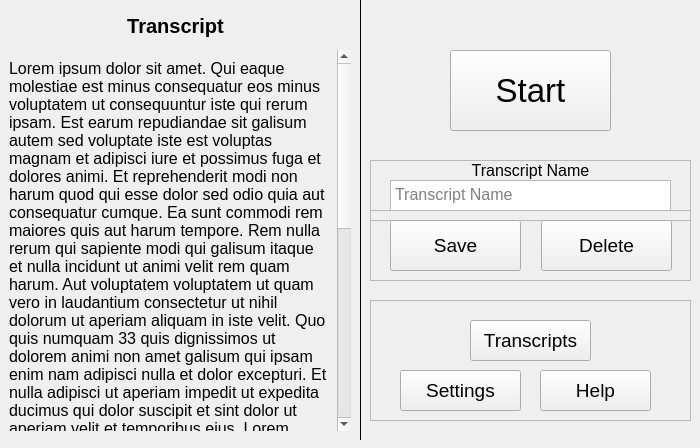
<?xml version="1.0" encoding="UTF-8"?>
<ui version="4.0">
 <class>ControlWindow</class>
 <widget class="QMainWindow" name="ControlWindow">
  <property name="geometry">
   <rect>
    <x>0</x>
    <y>0</y>
    <width>700</width>
    <height>448</height>
   </rect>
  </property>
  <property name="minimumSize">
   <size>
    <width>700</width>
    <height>448</height>
   </size>
  </property>
  <property name="maximumSize">
   <size>
    <width>700</width>
    <height>448</height>
   </size>
  </property>
  <property name="windowTitle">
   <string>MainWindow</string>
  </property>
  <property name="windowIcon">
   <iconset>
    <normaloff>../Resources/Logo.jpeg</normaloff>../Resources/Logo.jpeg</iconset>
  </property>
  <widget class="QWidget" name="centralwidget">
   <widget class="QFrame" name="Line">
    <property name="geometry">
     <rect>
      <x>350</x>
      <y>-1</y>
      <width>20</width>
      <height>441</height>
     </rect>
    </property>
    <property name="frameShape">
     <enum>QFrame::VLine</enum>
    </property>
    <property name="frameShadow">
     <enum>QFrame::Plain</enum>
    </property>
    <property name="lineWidth">
     <number>1</number>
    </property>
   </widget>
   <widget class="QScrollArea" name="scrollArea">
    <property name="geometry">
     <rect>
      <x>0</x>
      <y>50</y>
      <width>351</width>
      <height>381</height>
     </rect>
    </property>
    <property name="frameShape">
     <enum>QFrame::NoFrame</enum>
    </property>
    <property name="widgetResizable">
     <bool>true</bool>
    </property>
    <widget class="QWidget" name="scrollAreaWidgetContents">
     <property name="geometry">
      <rect>
       <x>0</x>
       <y>-131</y>
       <width>334</width>
       <height>878</height>
      </rect>
     </property>
     <layout class="QVBoxLayout" name="verticalLayout">
      <item>
       <widget class="QLabel" name="TranscriptLabel">
        <property name="font">
         <font>
          <pointsize>12</pointsize>
         </font>
        </property>
        <property name="text">
         <string>&lt;html&gt;&lt;head/&gt;&lt;body&gt;&lt;p&gt;Lorem ipsum dolor sit amet. Qui eaque molestiae est minus consequatur eos minus voluptatem ut consequuntur iste qui rerum ipsam. Est earum repudiandae sit galisum autem sed voluptate iste est voluptas magnam et adipisci iure et possimus fuga et dolores animi. Et reprehenderit modi non harum quod qui esse dolor sed odio quia aut consequatur cumque. Ea sunt commodi rem maiores quis aut harum tempore. Rem nulla rerum qui sapiente modi qui galisum itaque et nulla incidunt ut animi velit rem quam harum. Aut voluptatem voluptatem ut quam vero in laudantium consectetur ut nihil dolorum ut aperiam aliquam in iste velit. Quo quis numquam 33 quis dignissimos ut dolorem animi non amet galisum qui ipsam enim nam adipisci nulla et dolor excepturi. Et nulla adipisci ut aperiam impedit ut expedita ducimus qui dolor suscipit et sint dolor ut aperiam velit et temporibus eius. Lorem ipsum dolor sit amet. Qui eaque molestiae est minus consequatur eos minus voluptatem ut consequuntur iste qui rerum ipsam. Est earum repudiandae sit galisum autem sed voluptate iste est voluptas magnam et adipisci iure et possimus fuga et dolores animi. Et reprehenderit modi non harum quod qui esse dolor sed odio quia aut consequatur cumque. &lt;/p&gt;&lt;p&gt;Ea sunt commodi rem maiores quis aut harum tempore. Rem nulla rerum qui sapiente modi qui galisum itaque et nulla incidunt ut animi velit rem quam harum. &lt;/p&gt;&lt;p&gt;Aut voluptatem voluptatem ut quam vero in laudantium consectetur ut nihil dolorum ut aperiam aliquam in iste velit. Quo quis numquam 33 quis dignissimos ut dolorem animi non amet galisum qui ipsam enim nam adipisci nulla et dolor excepturi. Et nulla adipisci ut aperiam impedit ut expedita ducimus qui dolor suscipit et sint dolor ut aperiam velit et temporibus eius. &lt;/p&gt;&lt;/body&gt;&lt;/html&gt;</string>
        </property>
        <property name="alignment">
         <set>Qt::AlignLeading|Qt::AlignLeft|Qt::AlignTop</set>
        </property>
        <property name="wordWrap">
         <bool>true</bool>
        </property>
       </widget>
      </item>
     </layout>
    </widget>
   </widget>
   <widget class="QPushButton" name="StartButton">
    <property name="geometry">
     <rect>
      <x>450</x>
      <y>50</y>
      <width>161</width>
      <height>81</height>
     </rect>
    </property>
    <property name="font">
     <font>
      <pointsize>25</pointsize>
     </font>
    </property>
    <property name="text">
     <string>Start</string>
    </property>
   </widget>
   <widget class="QFrame" name="NamingFrame">
    <property name="geometry">
     <rect>
      <x>370</x>
      <y>160</y>
      <width>321</width>
      <height>61</height>
     </rect>
    </property>
    <property name="frameShape">
     <enum>QFrame::StyledPanel</enum>
    </property>
    <property name="frameShadow">
     <enum>QFrame::Raised</enum>
    </property>
    <widget class="QTextEdit" name="NameInput">
     <property name="geometry">
      <rect>
       <x>20</x>
       <y>20</y>
       <width>281</width>
       <height>31</height>
      </rect>
     </property>
     <property name="font">
      <font>
       <pointsize>12</pointsize>
      </font>
     </property>
     <property name="html">
      <string>&lt;!DOCTYPE HTML PUBLIC &quot;-//W3C//DTD HTML 4.0//EN&quot; &quot;http://www.w3.org/TR/REC-html40/strict.dtd&quot;&gt;
&lt;html&gt;&lt;head&gt;&lt;meta name=&quot;qrichtext&quot; content=&quot;1&quot; /&gt;&lt;style type=&quot;text/css&quot;&gt;
p, li { white-space: pre-wrap; }
&lt;/style&gt;&lt;/head&gt;&lt;body style=&quot; font-family:'MS Shell Dlg 2'; font-size:12pt; font-weight:400; font-style:normal;&quot;&gt;
&lt;p style=&quot;-qt-paragraph-type:empty; margin-top:0px; margin-bottom:0px; margin-left:0px; margin-right:0px; -qt-block-indent:0; text-indent:0px;&quot;&gt;&lt;br /&gt;&lt;/p&gt;&lt;/body&gt;&lt;/html&gt;</string>
     </property>
     <property name="placeholderText">
      <string>Transcript Name</string>
     </property>
    </widget>
    <widget class="QLabel" name="NameLabel">
     <property name="geometry">
      <rect>
       <x>90</x>
       <y>0</y>
       <width>141</width>
       <height>21</height>
      </rect>
     </property>
     <property name="font">
      <font>
       <pointsize>12</pointsize>
      </font>
     </property>
     <property name="text">
      <string>Transcript Name</string>
     </property>
     <property name="alignment">
      <set>Qt::AlignCenter</set>
     </property>
    </widget>
   </widget>
   <widget class="QFrame" name="SavingFrame">
    <property name="geometry">
     <rect>
      <x>370</x>
      <y>210</y>
      <width>321</width>
      <height>71</height>
     </rect>
    </property>
    <property name="frameShape">
     <enum>QFrame::StyledPanel</enum>
    </property>
    <property name="frameShadow">
     <enum>QFrame::Raised</enum>
    </property>
    <widget class="QPushButton" name="SaveButton">
     <property name="geometry">
      <rect>
       <x>20</x>
       <y>10</y>
       <width>131</width>
       <height>51</height>
      </rect>
     </property>
     <property name="font">
      <font>
       <pointsize>14</pointsize>
      </font>
     </property>
     <property name="text">
      <string>Save</string>
     </property>
    </widget>
    <widget class="QPushButton" name="DeleteButton">
     <property name="geometry">
      <rect>
       <x>171</x>
       <y>10</y>
       <width>131</width>
       <height>51</height>
      </rect>
     </property>
     <property name="font">
      <font>
       <pointsize>14</pointsize>
      </font>
     </property>
     <property name="text">
      <string>Delete</string>
     </property>
    </widget>
   </widget>
   <widget class="QLabel" name="TranscriptTitle">
    <property name="geometry">
     <rect>
      <x>0</x>
      <y>10</y>
      <width>351</width>
      <height>31</height>
     </rect>
    </property>
    <property name="font">
     <font>
      <pointsize>15</pointsize>
      <weight>75</weight>
      <bold>true</bold>
     </font>
    </property>
    <property name="text">
     <string>Transcript</string>
    </property>
    <property name="alignment">
     <set>Qt::AlignCenter</set>
    </property>
   </widget>
   <widget class="QFrame" name="NavigationFrame">
    <property name="geometry">
     <rect>
      <x>370</x>
      <y>300</y>
      <width>321</width>
      <height>121</height>
     </rect>
    </property>
    <property name="frameShape">
     <enum>QFrame::StyledPanel</enum>
    </property>
    <property name="frameShadow">
     <enum>QFrame::Raised</enum>
    </property>
    <widget class="QPushButton" name="SettingsButton">
     <property name="geometry">
      <rect>
       <x>30</x>
       <y>70</y>
       <width>121</width>
       <height>41</height>
      </rect>
     </property>
     <property name="font">
      <font>
       <pointsize>14</pointsize>
      </font>
     </property>
     <property name="text">
      <string>Settings</string>
     </property>
    </widget>
    <widget class="QPushButton" name="HelpButton">
     <property name="geometry">
      <rect>
       <x>170</x>
       <y>70</y>
       <width>111</width>
       <height>41</height>
      </rect>
     </property>
     <property name="font">
      <font>
       <pointsize>14</pointsize>
      </font>
     </property>
     <property name="text">
      <string>Help</string>
     </property>
    </widget>
    <widget class="QPushButton" name="TranscriptsButton">
     <property name="geometry">
      <rect>
       <x>100</x>
       <y>20</y>
       <width>121</width>
       <height>41</height>
      </rect>
     </property>
     <property name="font">
      <font>
       <pointsize>14</pointsize>
      </font>
     </property>
     <property name="text">
      <string>Transcripts</string>
     </property>
    </widget>
   </widget>
  </widget>
 </widget>
 <resources/>
 <connections/>
</ui>
